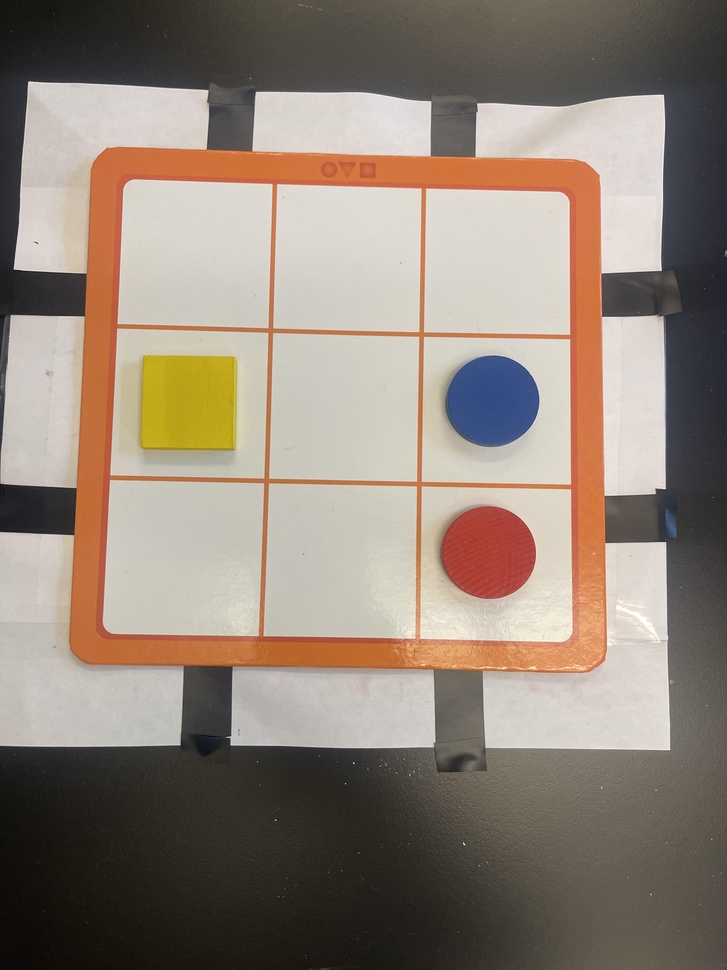
#> input picture blob/grid/4.jpg, 727 x 970 px, shrunk from 3024 x 4032 before the run
$ python main.py
#> lines starting #> are read from the running program, lines starting #| are printed output that depends on the picture; after the words box and inside, x2 and y2 are one past the last pixel; in counts of white or black regions, pixels touching at a corner belong together
import cv2
import numpy as np

""" OUT OF FRAME"""
# at a, red circle is not recognized
# at b, looks good
# at c, looks generally good other than shitty lighting
# at d, looks good


""" GRID """
# at 3, red cicrle isnt recognized
# at 4,
filepath = "grid/4.jpg"
dir = filepath.split('/')[0]+'/'

image = cv2.imread(filepath)
#> image is the input picture: shape (970, 727, 3); mean B, G, R 119.5, 131.3, 144.8
if image is None:
    print("Error: Could not read the image. Please check the file path.")
    exit()

image_rgb = cv2.cvtColor(image, cv2.COLOR_BGR2RGB)
image_hsv = cv2.cvtColor(image, cv2.COLOR_BGR2HSV)
#> image_hsv: shape (970, 727, 3); mean H, S, V 26.6, 49.3, 145.9

color_ranges = {
    'Yellow': ([20, 100, 100], [30, 255, 255]),
    'Blue': ([100, 100, 100], [130, 255, 255]),
    'Red': ([0, 100, 100], [10, 255, 255])  # Note: Red might need two ranges
}

# min area is 3k bcs of small shapes on top of the orange 3x3 grid, they are roughly 2.5k - 10k
def detect_shapes(image, min_area=10000):
#> called with min_area = 10000
    detected_objects = []
    cnt = 1

    for color, (lower, upper) in color_ranges.items():
        mask = cv2.inRange(image_hsv, np.array(lower), np.array(upper))
        contours, _ = cv2.findContours(mask, cv2.RETR_EXTERNAL, cv2.CHAIN_APPROX_SIMPLE)

        for contour in contours:
            area = cv2.contourArea(contour)
            if area > min_area:
                perimeter = cv2.arcLength(contour, True)
                approx = cv2.approxPolyDP(contour, 0.04 * perimeter, True)

                if len(approx) == 3:
                    shape = "Triangle"
                elif len(approx) == 4:
                    shape = "Rectangle"
                else:
                    shape = "Circle"

                M = cv2.moments(contour)
                if M["m00"] != 0:
                    cX = int(M["m10"] / M["m00"])
                    cY = int(M["m01"] / M["m00"])
                else:
                    cX, cY = 0, 0

                x_values = [point[0][0] for point in approx]
                y_values = [point[0][1] for point in approx]

                detected_objects.append({
                    "number": cnt,
                    "shape": shape,
                    "color": color,
                    "position": (cX, cY),
                    "perimeter": perimeter,
                    "area": area,
                    "approx_vertices": approx.tolist(),  # Store vertices as a list
                    "x_values": x_values,  # Store x coordinates
                    "y_values": y_values,  # Store y coordinates
                    "description": f"{color} {shape} at {cX - 20, cY - 20} with a shape of {area}"
                })

                cv2.drawContours(image_rgb, [contour], 0, (0, 255, 0), 2)
                cv2.putText(image_rgb, str(cnt), (cX - 20, cY - 20),
                            cv2.FONT_HERSHEY_SIMPLEX, 2.25, (0, 0, 0), 3)
                #cv2.putText(image_rgb, str("HERE"), (620, 1104), cv2.FONT_HERSHEY_SIMPLEX, 5, (0,0,0), 3)
                cnt += 1
#> this loop made 3 passes
#> pass 1, in detect_shapes, `mask = cv2.inRange(image_hsv, np.array(lower), np.array(upper))`:
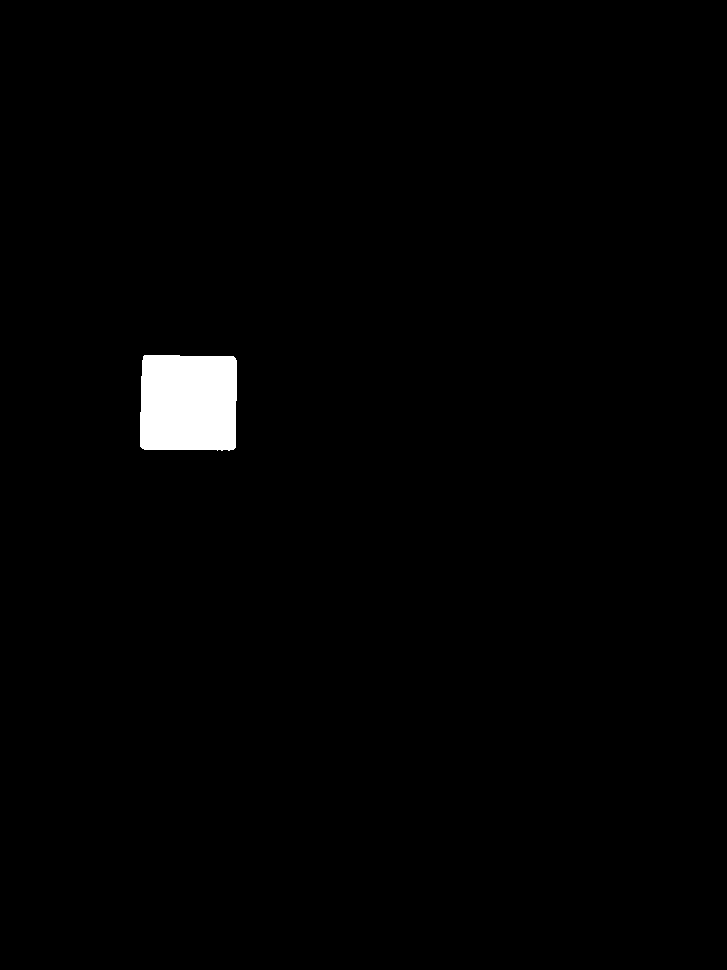
#> mask: shape (970, 727); 1.3% white; 1 white region, box (x1, y1, x2, y2) and area: (140, 355, 237, 451) 9013
#> pass 2, in detect_shapes, `mask = cv2.inRange(image_hsv, np.array(lower), np.array(upper))`:
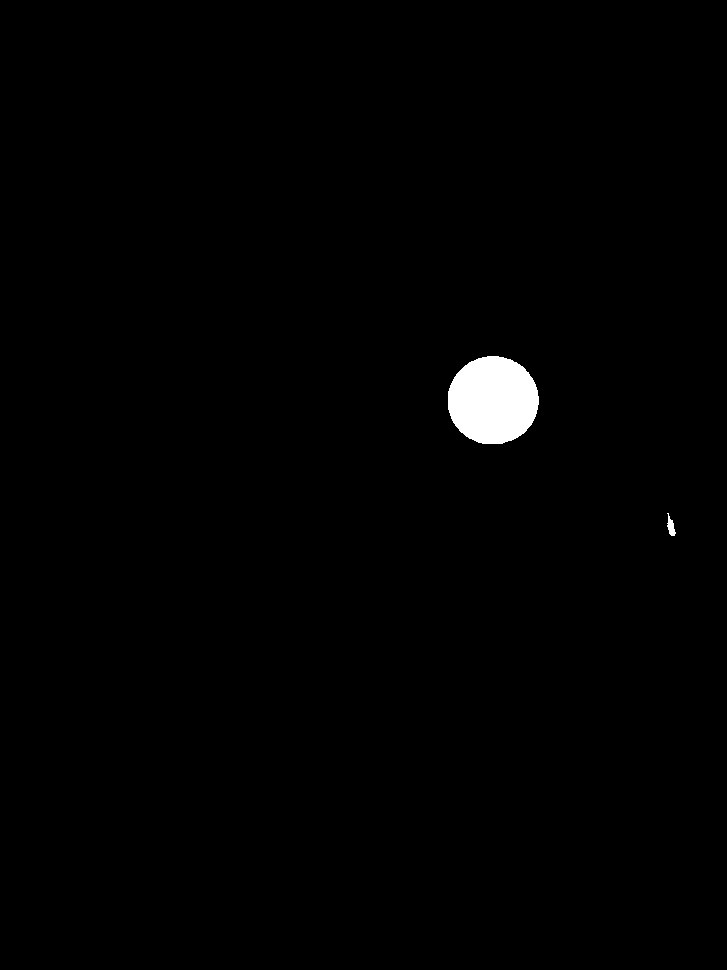
#> mask: shape (970, 727); 0.91% white; 2 white regions, box (x1, y1, x2, y2) and area: (448, 356, 539, 444) 6329, (667, 513, 676, 536) 109
#> pass 3, in detect_shapes, `mask = cv2.inRange(image_hsv, np.array(lower), np.array(upper))`:
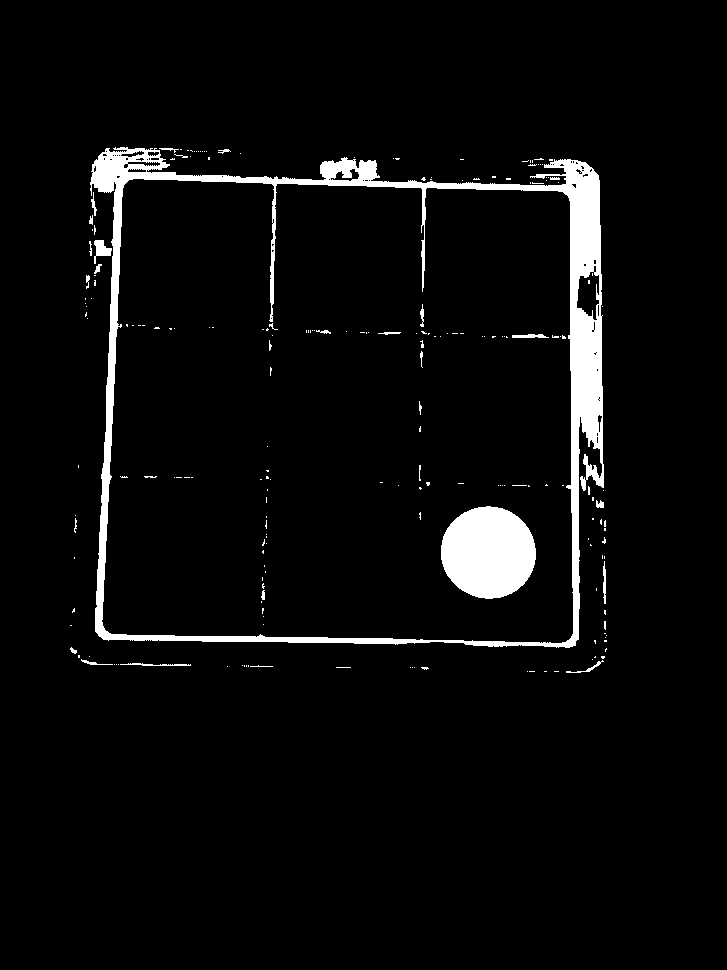
#> mask: shape (970, 727); 4.4% white; 214 white regions (185 under 20 px), largest, box (x1, y1, x2, y2) and area: (90, 147, 604, 648) 22161, (441, 506, 536, 599) 6895, (94, 240, 112, 264) 217
#> after the loop:
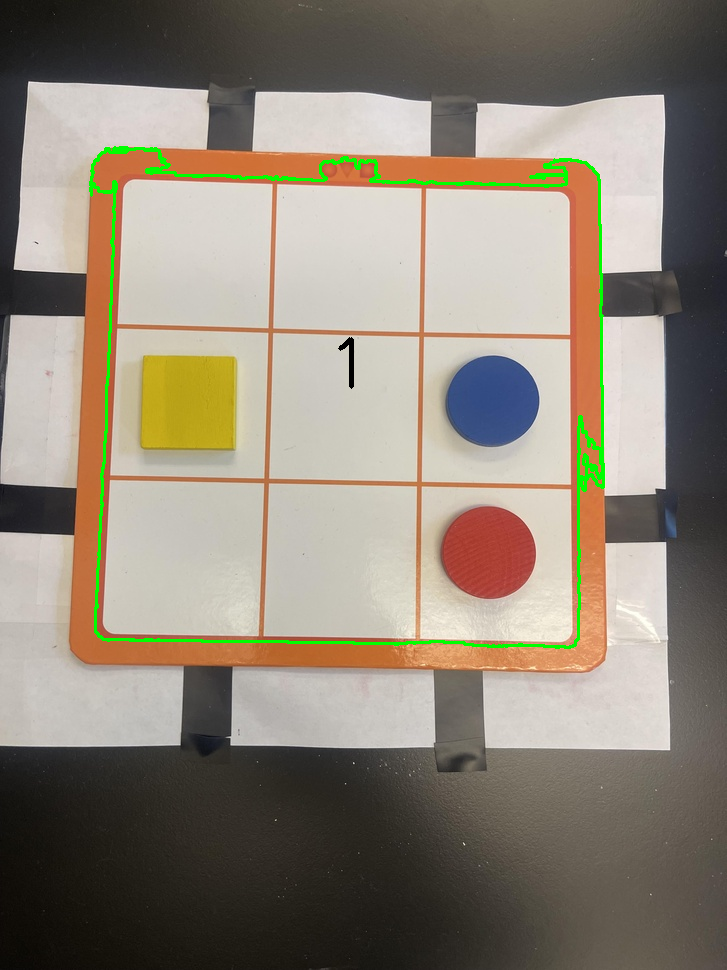
#> image_rgb: shape (970, 727, 3); mean R, G, B 142.3, 132.8, 118.6
#> after the loop, cnt = 2; detected_objects = 1 item

    return detected_objects

detected_objects = detect_shapes(image)
#> detected_objects = 1 item

cv2.imwrite(f'{dir}detected_shapes.png', cv2.cvtColor(image_rgb, cv2.COLOR_RGB2BGR))

for obj in detected_objects:
    print(f"Object #{obj['number']} ({obj['shape']}) - X values: {obj['x_values']}, Y values: {obj['y_values']}")
#> this loop made 1 pass
#| Object #1 (Rectangle) - X values: [106, 98, 575, 593], Y values: [148, 635, 645, 169]

print("Detected Objects:")
for obj in detected_objects:
    print(f"#{obj['number']} is {obj['description']}")

print('\n\n')
max_obj = max(detected_objects, key=lambda x: x['area'])
#> max_obj = 10 items
x_min, x_max = min(max_obj['x_values']), max(max_obj['x_values'])
#> x_min = 98; x_max = 593
y_min, y_max = min(max_obj['y_values']), max(max_obj['y_values'])
#> y_min = 148; y_max = 645

print(f"x_min: {x_min}, x_max: {x_max}, y_min: {y_min}, y_max: {y_max}")
#| x_min: 98, x_max: 593, y_min: 148, y_max: 645

top_left = (x_min, y_min)
#> top_left = (98, 148)
bottom_right = (x_max, y_max)
#> bottom_right = (593, 645)

cropped = image[y_min:y_max, x_min:x_max]
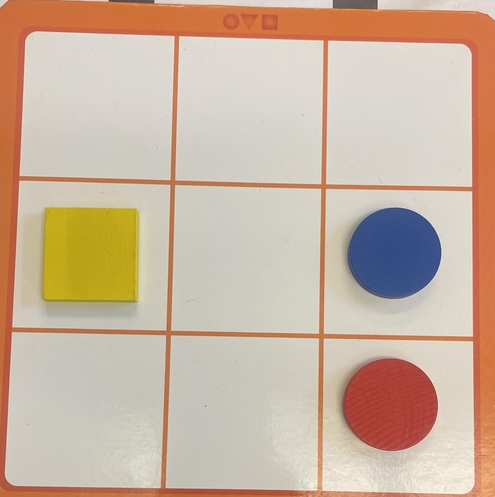
#> cropped: shape (497, 495, 3); mean B, G, R 160.2, 180, 202.3

cv2.imwrite(f'{dir}cropped_object.png', cropped)


#print("Result image saved as f"{filepath}")

$ run again, with blob/grid/3.jpg copied over blob/grid/4.jpg
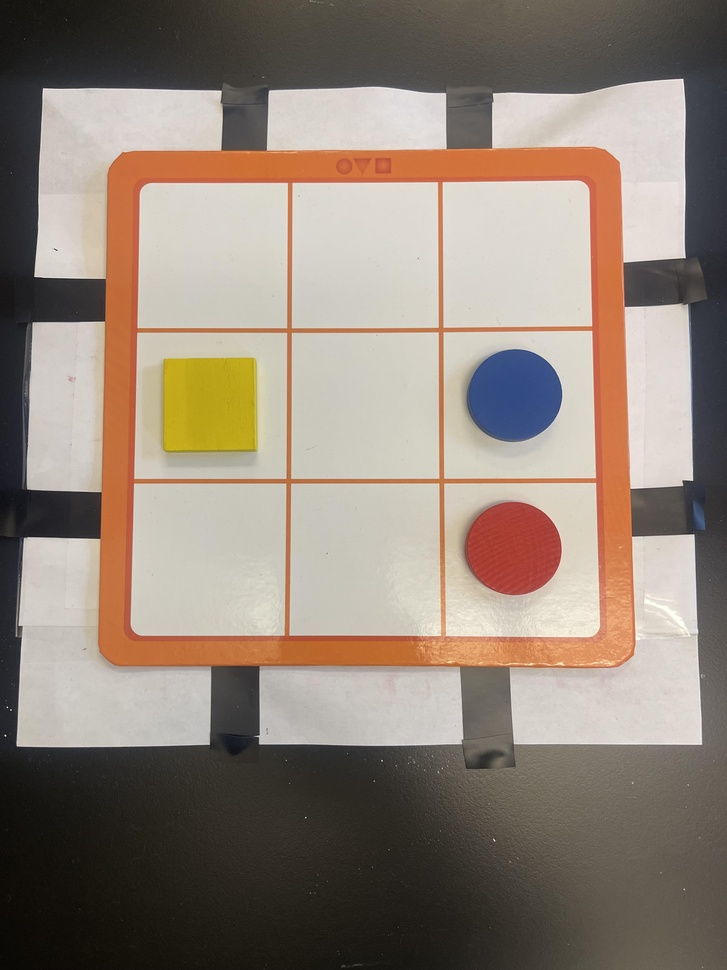
#> input picture blob/grid/3.jpg, 727 x 970 px, shrunk from 3024 x 4032 before the run
#> image is the input picture: shape (970, 727, 3); mean B, G, R 119.6, 131.4, 144.8
#> image_hsv: shape (970, 727, 3); mean H, S, V 27.5, 49.7, 146
#> the loop in detect_shapes, `for color, (lower, upper) in color_ranges.items():` made 3 passes
#> pass 1, in detect_shapes, `mask = cv2.inRange(image_hsv, np.array(lower), np.array(upper))`:
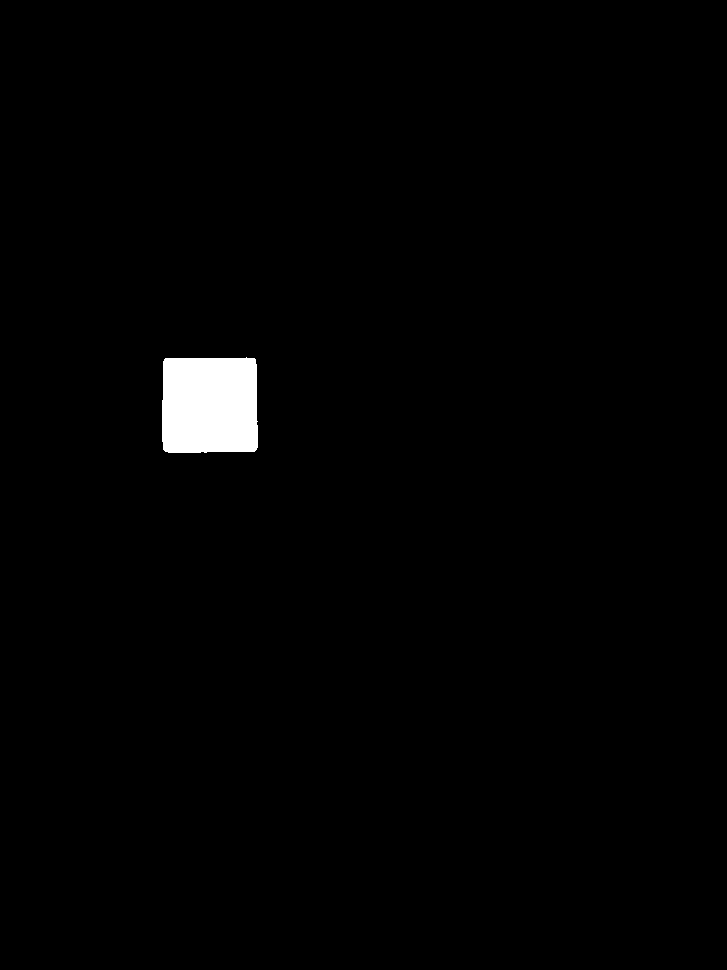
#> mask: shape (970, 727); 1.3% white; 1 white region, box (x1, y1, x2, y2) and area: (162, 357, 258, 453) 8922
#> after the loop in detect_shapes, `for color, (lower, upper) in color_ranges.items():`: cnt = 2; detected_objects = 1 item
#> the loop `for obj in detected_objects:` made 1 pass
#| Object #1 (Rectangle) - X values: [615, 122, 123, 603], Y values: [158, 152, 633, 639]
#> max_obj = 10 items
#> x_min = 122; x_max = 615
#> y_min = 152; y_max = 639
#| x_min: 122, x_max: 615, y_min: 152, y_max: 639
#> top_left = (122, 152)
#> bottom_right = (615, 639)
#> `cropped = image[y_min:y_max, x_min:x_max]`:
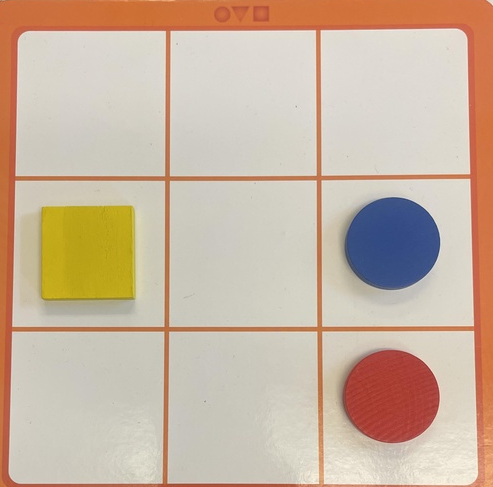
#> cropped: shape (487, 493, 3); mean B, G, R 161.6, 181.2, 202.3
